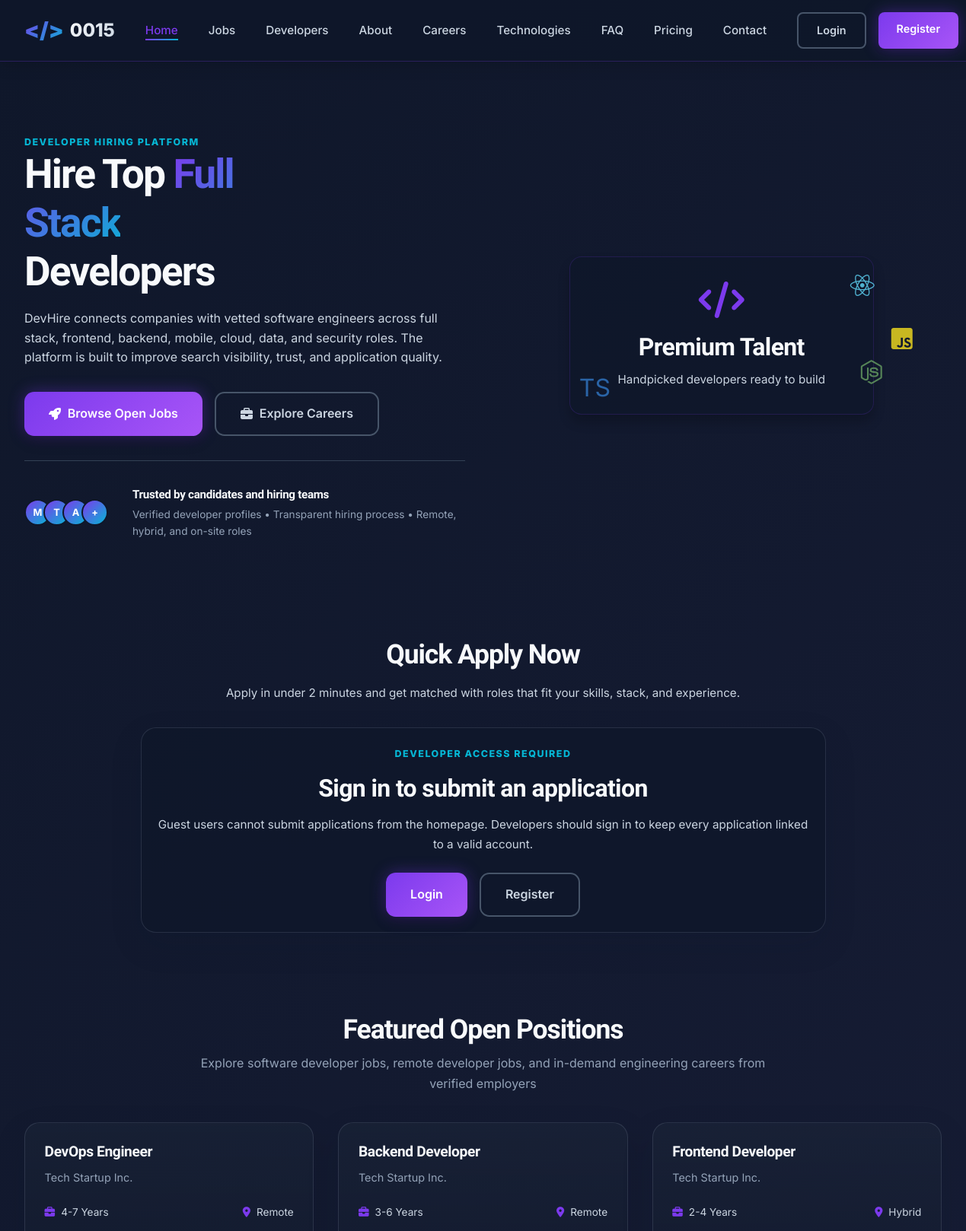
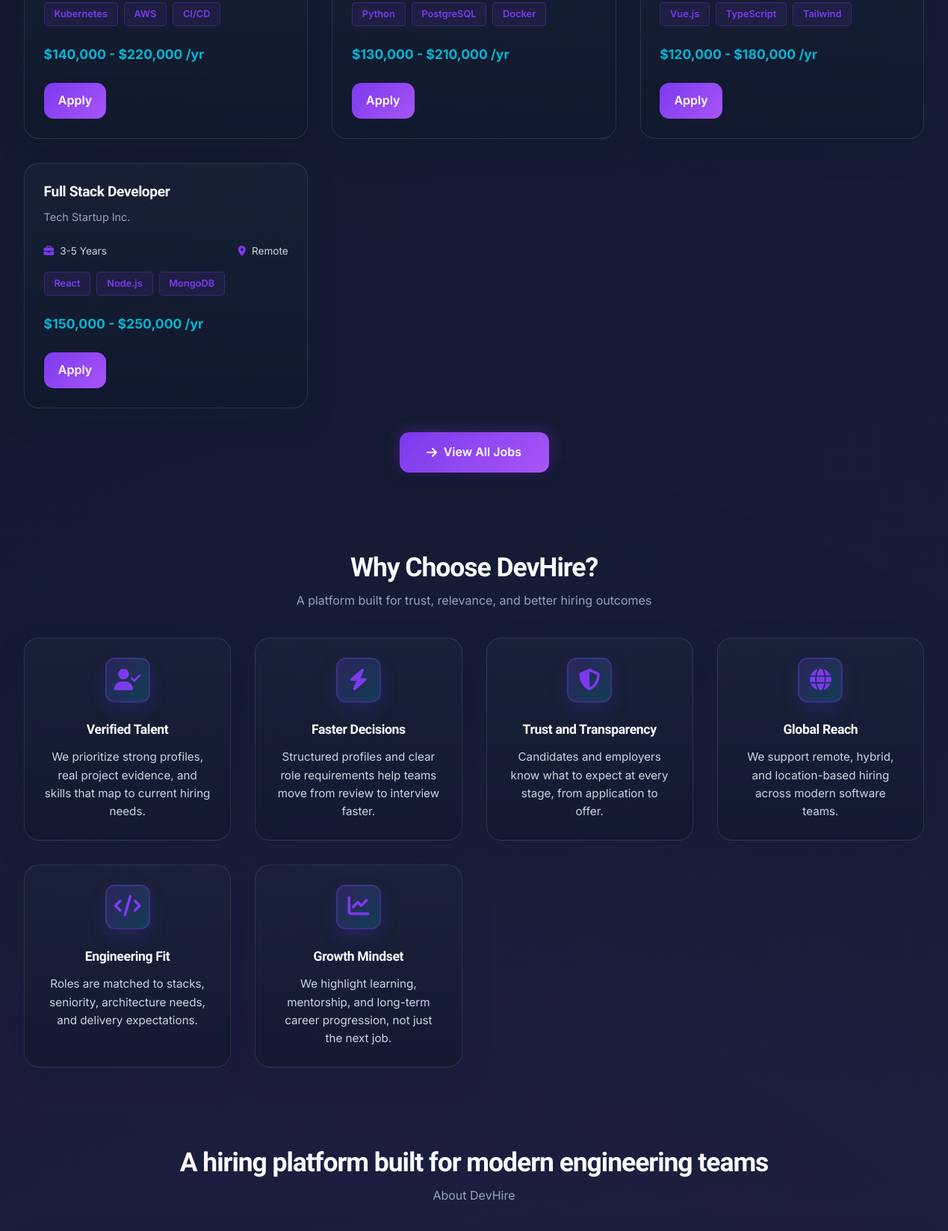
The page / (upper part) on the database its author committed (2 pictures, top to bottom).
### tables this page shows
CREATE TABLE jobs (
    id INT PRIMARY KEY AUTO_INCREMENT,
    title VARCHAR(255) NOT NULL,
    company_id INT NOT NULL,
    description LONGTEXT NOT NULL,
    requirements LONGTEXT NOT NULL,
    salary_min INT DEFAULT NULL,
    salary_max INT DEFAULT NULL,
    experience_level VARCHAR(50) DEFAULT NULL,
    job_type ENUM('full-time', 'part-time', 'contract', 'freelance') NOT NULL DEFAULT 'full-time',
    work_mode ENUM('remote', 'hybrid', 'on-site') NOT NULL DEFAULT 'remote',
    location VARCHAR(255) DEFAULT NULL,
    tech_stack LONGTEXT DEFAULT NULL,
    applications_count INT NOT NULL DEFAULT 0,
    status ENUM('active', 'inactive', 'closed') NOT NULL DEFAULT 'active',
    featured BOOLEAN NOT NULL DEFAULT FALSE,
    created_at TIMESTAMP NOT NULL DEFAULT CURRENT_TIMESTAMP,
    updated_at TIMESTAMP NOT NULL DEFAULT CURRENT_TIMESTAMP ON UPDATE CURRENT_TIMESTAMP,
    CONSTRAINT fk_jobs_company FOREIGN KEY (company_id) REFERENCES users(id) ON DELETE CASCADE,
    INDEX idx_status (status),
    INDEX idx_company (company_id),
    INDEX idx_featured (featured),
    FULLTEXT INDEX ft_title_description (title, description)
);

### includes/helpers.php (called while the page is built, shortened)
<?php
function appUrl(string $path = ''): string
{
    $normalizedPath = ltrim($path, '/');
    $baseUrl = APP_BASE_URL !== '' ? rtrim(APP_BASE_URL, '/') : '';
    return ($baseUrl !== '' ? $baseUrl : '') . '/' . $normalizedPath;
}
function escape($value): string
{
    return htmlspecialchars((string) $value, ENT_QUOTES, 'UTF-8');
}
function isLoggedIn(): bool
{
    return !empty($_SESSION['user_id']) || !empty($_SESSION['admin_id']);
}
function normalizeRoleName(?string $role): string
{
    $normalized = strtolower(trim((string) $role));
    return $normalized;
}
function currentUserRole(): string
{
    $role = normalizeRoleName($_SESSION['user_role'] ?? $_SESSION['role'] ?? '');
    $adminRole = currentAdminRole();
    return '';
}
function currentAdminRole(): string
{
    return strtolower((string) ($_SESSION['admin_role'] ?? ''));
}
function isDeveloper(): bool
{
    return currentUserRole() === 'developer';
}
?>

### index.php (the view, shortened to what this page needs)
<?php
require_once 'config/db.php';
require_once 'includes/helpers.php';
$homeCopy = devhire_home_copy();
$heroTitleRaw = (string) ($homeCopy['hero']['title'] ?? '');
$heroTitleEscaped = htmlspecialchars($heroTitleRaw, ENT_QUOTES, 'UTF-8');
$heroTitleWithHighlight = preg_replace('/\bFull Stack\b/i', '<span class="highlight">$0</span>', $heroTitleEscaped, 1);
$currentName = currentUserName();
$currentEmail = currentUserEmail();
$canQuickApply = isDeveloper();
$featuredJobs = [];
$cacheKey = 'featured_jobs_cache';
$cacheTime = 300;
if (isset($_SESSION[$cacheKey]) && isset($_SESSION[$cacheKey . '_time']) && (time() - $_SESSION[$cacheKey . '_time']) < $cacheTime) {
    $featuredJobs = $_SESSION[$cacheKey];
} else {
    $featuredStmt = $conn->prepare("SELECT j.id, j.title, j.description, j.salary_min, j.salary_max, j.experience_level, j.job_type, j.work_mode, j.location, j.tech_stack, COALESCE(u.company_name, u.fullName, 'Company') AS company_name FROM jobs j LEFT JOIN users u ON u.id = j.company_id WHERE j.status = ? ORDER BY j.featured DESC, j.created_at DESC LIMIT 4");
    $featuredStatus = 'active';
    $featuredStmt->bind_param('s', $featuredStatus);
    $featuredStmt->execute();
    $featuredJobs = $featuredStmt->get_result()->fetch_all(MYSQLI_ASSOC);
}
include 'includes/header.php';
include 'includes/navbar.php';
?>
    <section class="hero">
        <div class="hero-content">
            <span class="eyebrow"><?= htmlspecialchars($homeCopy['hero']['eyebrow'], ENT_QUOTES, 'UTF-8') ?></span>
            <h1><?= $heroTitleWithHighlight ?></h1>
            <p class="hero-subtitle"><?= htmlspecialchars($homeCopy['hero']['lead'], ENT_QUOTES, 'UTF-8') ?></p>
            <div class="hero-buttons">
                <a href="<?= appUrl($homeCopy['hero']['primary_cta']['url']) ?>" class="btn-primary">
                    <i class="fas fa-rocket"></i> <?= htmlspecialchars($homeCopy['hero']['primary_cta']['label'], ENT_QUOTES, 'UTF-8') ?>
                </a>
                <a href="<?= appUrl($homeCopy['hero']['secondary_cta']['url']) ?>" class="btn-secondary">
                    <i class="fas fa-briefcase"></i> <?= htmlspecialchars($homeCopy['hero']['secondary_cta']['label'], ENT_QUOTES, 'UTF-8') ?>
                </a>
            </div>
            <div class="trust-badge">
                <div class="trust-avatars">
                    <div class="avatar">M</div>
                    <div class="avatar">T</div>
                    <div class="avatar">A</div>
                    <div class="avatar">+</div>
                </div>
                <div class="trust-text">
                    <h4>Trusted by candidates and hiring teams</h4>
                    <p><?= htmlspecialchars(implode(' • ', $homeCopy['hero']['trust_points']), ENT_QUOTES, 'UTF-8') ?></p>
                </div>
            </div>
        </div>
        <div class="hero-illustration">
            <div class="hero-card">
                <div class="floating-icons">
                    <div class="floating-icon icon-react">
                        <i class="fab fa-react"></i>
                    </div>
                    <div class="floating-icon icon-js">
                        <i class="fab fa-js-square"></i>
                    </div>
                    <div class="floating-icon icon-ts">
                        TS
                    </div>
                    <div class="floating-icon icon-node">
                        <i class="fab fa-node-js"></i>
                    </div>
                </div>
                <div class="hero-card-copy">
                    <i class="fas fa-code hero-card-icon"></i>
                    <h3>Premium Talent</h3>
                    <p class="hero-card-subtitle">Handpicked developers ready to build</p>
                </div>
            </div>
        </div>
    </section>
    <section class="quick-apply">
        <h2>Quick Apply Now</h2>
        <p class="quick-apply-subtitle">Apply in under 2 minutes and get matched with roles that fit your skills, stack, and experience.</p>
        <?php if ($canQuickApply): ?>
        <form class="apply-form" method="POST" action="<?= appUrl('handlers/apply.php') ?>" enctype="multipart/form-data">
            <?= csrfField() ?>
            <input type="hidden" name="redirect_to" value="index.php#quick-apply">
            <div class="form-group">
                <label for="fullName">Full Name</label>
                <input type="text" id="full_name" name="full_name" placeholder="Enter your full name" value="<?= escape($currentName) ?>" required>
            </div>
            <div class="form-group">
                <label for="email">Email Address</label>
                <input type="email" id="email" name="email" placeholder="Enter your email" value="<?= escape($currentEmail) ?>" required>
            </div>
            <div class="form-group">
                <label for="phone">Phone Number</label>
                <input type="tel" id="phone" name="phone" placeholder="Enter your phone number" required>
            </div>
            <div class="form-group">
                <label for="experience">Experience</label>
                <select id="experience" name="experience" required>
                    <option value="">Select experience</option>
                    <option value="0-1">0-1 Years</option>
                    <option value="1-3">1-3 Years</option>
                    <option value="3-5">3-5 Years</option>
                    <option value="5-10">5-10 Years</option>
                    <option value="10+">10+ Years</option>
                </select>
            </div>
            <div class="form-group">
                <label for="techStack">Tech Stack</label>
                <select id="tech_stack" name="tech_stack" required>
                    <option value="">Select tech stack</option>
                    <option value="full-stack">Full Stack</option>
                    <option value="frontend">Frontend</option>
                    <option value="backend">Backend</option>
                    <option value="devops">DevOps</option>
                </select>
            </div>
            <div class="form-group">
                <label for="job_position">Desired Position</label>
                <select id="job_position" name="job_position" required>
                    <option value="">Select a position</option>
                    <option value="Full Stack Developer">Full Stack Developer</option>
                    <option value="Frontend Developer">Frontend Developer</option>
                    <option value="Backend Developer">Backend Developer</option>
                    <option value="DevOps Engineer">DevOps Engineer</option>
                </select>
            </div>
            <div class="form-group">
                <label for="portfolio_url">Portfolio URL</label>
                <input type="url" id="portfolio_url" name="portfolio_url" placeholder="https://yourportfolio.com">
            </div>
            <div class="form-group">
                <label for="resume">Upload Resume</label>
                <input type="file" id="resume" name="resume" accept=".pdf,.doc,.docx" onchange="DevHire.handleFileUpload(this)">
            </div>
            <button type="submit" class="btn-submit">
                <i class="fas fa-paper-plane"></i> Apply Now
            </button>
        </form>
        <?php else: ?>
            <div class="panel quick-apply-lock-card">
                <span class="eyebrow">Developer Access Required</span>
                <h3 class="quick-apply-lock-title">Sign in to submit an application</h3>
                <p class="quick-apply-lock-copy">
                    Guest users cannot submit applications from the homepage. Developers should sign in to keep every application linked to a valid account.
                </p>
                <?php if (isLoggedIn() && !isDeveloper()): ?>
                    <p class="quick-apply-lock-note">Your current role is <?= escape(ucfirst($currentRole ?: 'user')) ?>, so application submission is disabled for this account.</p>
                    <div class="quick-apply-lock-actions">
                        <a href="<?= appUrl(roleDashboardPath()) ?>" class="btn-primary">Go to Dashboard</a>
                        <a href="<?= appUrl('pages/jobs.php') ?>" class="btn-secondary">Browse Jobs</a>
                    </div>
                <?php else: ?>
                    <div class="quick-apply-lock-actions">
                        <a href="<?= appUrl('pages/login.php') ?>" class="btn-primary">Login</a>
                        <a href="<?= appUrl('pages/register.php') ?>" class="btn-secondary">Register</a>
                    </div>
                <?php endif; ?>
            </div>
        <?php endif; ?>
    </section>
    <section class="featured-jobs">
        <div class="section-title">
            <h2>Featured Open Positions</h2>
            <p>Explore software developer jobs, remote developer jobs, and in-demand engineering careers from verified employers</p>
        </div>
        <div class="jobs-grid">
            <?php if (!empty($featuredJobs)): ?>
                <?php foreach ($featuredJobs as $job): ?>
                    <div class="job-card">
                        <div class="job-header">
                            <h3 class="job-title"><?= escape($job['title'] ?? 'Untitled role') ?></h3>
                            <p class="job-company"><?= escape($job['company_name'] ?? 'Company') ?></p>
                        </div>
                        <div class="job-details">
                            <div class="job-meta">
                                <span class="meta-item">
                                    <i class="fas fa-briefcase"></i> <?= escape($job['experience_level'] ?? 'Not specified') ?>
                                </span>
                                <span class="meta-item">
                                    <i class="fas fa-map-marker-alt"></i> <?= escape(ucfirst((string) ($job['work_mode'] ?? 'remote'))) ?>
                                </span>
                            </div>
                            <div class="job-tags">
                                <?php foreach (array_slice(array_filter(array_map('trim', explode(',', (string) ($job['tech_stack'] ?? '')))), 0, 3) as $tech): ?>
                                    <span class="tag"><?= escape($tech) ?></span>
                                <?php endforeach; ?>
                            </div>
                            <div class="job-salary">
                                <?= !empty($job['salary_min']) || !empty($job['salary_max']) ? '$' . number_format((int) ($job['salary_min'] ?? 0)) . ' - $' . number_format((int) ($job['salary_max'] ?? $job['salary_min'] ?? 0)) . ' /yr' : 'Salary hidden' ?>
                            </div>
                        </div>
                        <div class="job-footer">
                            <a href="<?= appUrl('pages/apply.php?job_id=' . (int) $job['id']) ?>" class="btn-apply-job">Apply</a>
                        </div>
                    </div>
                <?php endforeach; ?>
            <?php else: ?>
                <div class="empty-state">No active jobs are available right now.</div>
            <?php endif; ?>
        </div>
        <div class="section-cta">
            <a href="<?= appUrl('pages/jobs.php') ?>" class="btn-primary">
                <i class="fas fa-arrow-right"></i> View All Jobs
            </a>
        </div>
    </section>
    <section class="why-choose">
        <div class="section-title">
            <h2>Why Choose DevHire?</h2>
            <p>A platform built for trust, relevance, and better hiring outcomes</p>
        </div>
        <div class="features-grid">
            <?php foreach ($homeCopy['why_choose'] as $card): ?>
                <div class="feature-card">
                    <div class="feature-icon">
                        <i class="<?= htmlspecialchars($card['icon'], ENT_QUOTES, 'UTF-8') ?>"></i>
                    </div>
                    <h3 class="feature-title"><?= htmlspecialchars($card['title'], ENT_QUOTES, 'UTF-8') ?></h3>
                    <p class="feature-description"><?= htmlspecialchars($card['copy'], ENT_QUOTES, 'UTF-8') ?></p>
                </div>
            <?php endforeach; ?>
        </div>
    </section>
    <section class="featured-jobs">
        <div class="section-title">
            <h2><?= htmlspecialchars($homeCopy['about']['title'], ENT_QUOTES, 'UTF-8') ?></h2>
            <p><?= htmlspecialchars($homeCopy['about']['eyebrow'], ENT_QUOTES, 'UTF-8') ?></p>
        </div>
    </section>
<?php
include 'includes/footer.php'; ?>

### index.php (style rules this page uses)
.hero { min-height: 88vh; padding: 3.5rem 2rem 2.5rem; }
.hero-content h1 { max-width: 11ch; }
.hero-buttons { margin-bottom: 2rem; }
.quick-apply, .featured-jobs, .why-choose, .timeline-section, .stats-section, .testimonials-section, .technologies-section { padding-top: 3.25rem; padding-bottom: 3.25rem; }
.quick-apply { max-width: 1180px; margin: 0 auto; padding-left: 2rem; padding-right: 2rem; }
.quick-apply h2, .section-title h2, .cta-content h2 { font-size: clamp(1.7rem, 2.8vw, 2.45rem); letter-spacing: -0.03em; }
.section-title { margin-bottom: 2.25rem; }
.section-title p { max-width: 760px; margin: 0.5rem auto 0; line-height: 1.7; }
.job-card, .feature-card, .stat-card, .testimonial-card, .tech-item, .quick-apply-lock-card { border-radius: 1.25rem; border-color: rgba(148, 163, 184, 0.18); box-shadow: 0 16px 40px rgba(15, 23, 42, 0.16); }
.job-card, .feature-card, .stat-card, .testimonial-card { background: linear-gradient(180deg, rgba(30, 41, 59, 0.42), rgba(15, 23, 42, 0.58)); }
.job-card, .feature-card, .testimonial-card { backdrop-filter: blur(14px); }
.job-card { padding: 1.6rem; }
.feature-card { padding: 1.6rem; }
.feature-icon, .tech-icon, .testimonial-avatar, .timeline-step { box-shadow: 0 10px 24px rgba(79, 70, 229, 0.18); }
.section-cta { margin-top: 2rem; text-align: center; }
.section-cta .btn-primary { min-width: 200px; }

### rows shown on the page
jobs: title "DevOps Engineer", company_name "Tech Startup Inc.", experience_level "4-7 Years", work_mode "Remote", tech_stack "Kubernetes", tech_stack "AWS", tech_stack "CI/CD", salary_min "140,000", salary_max "220,000"
jobs: title "Backend Developer", company_name "Tech Startup Inc.", experience_level "3-6 Years", work_mode "Remote", tech_stack "Python", tech_stack "PostgreSQL", tech_stack "Docker", salary_min "130,000", salary_max "210,000"
jobs: title "Frontend Developer", company_name "Tech Startup Inc.", experience_level "2-4 Years", work_mode "Hybrid", tech_stack "Vue.js", tech_stack "TypeScript", tech_stack "Tailwind", salary_min "120,000", salary_max "180,000"
jobs: title "Full Stack Developer", company_name "Tech Startup Inc.", experience_level "3-5 Years", work_mode "Remote", tech_stack "React", tech_stack "Node.js", tech_stack "MongoDB", salary_min "150,000", salary_max "250,000"

### other values the page prints
$siteName "0015"
$homeCopy['hero']['eyebrow'] "DEVELOPER HIRING PLATFORM"
$homeCopy['hero']['primary_cta']['label'] "Browse Open Jobs"
$homeCopy['hero']['secondary_cta']['label'] "Explore Careers"
implode(' • ', $homeCopy['hero']['trust_points']) "Verified developer profiles • Transparent hiring process • Remote, hybrid, and on-site roles"
$card['title'] "Verified Talent"
$card['copy'] "We prioritize strong profiles, real project evidence, and skills that map to current hiring needs."
$card['title'] "Faster Decisions"
$card['copy'] "Structured profiles and clear role requirements help teams move from review to interview faster."
$card['title'] "Trust and Transparency"
$card['copy'] "Candidates and employers know what to expect at every stage, from application to offer."
$card['title'] "Global Reach"
$card['copy'] "We support remote, hybrid, and location-based hiring across modern software teams."
$card['title'] "Engineering Fit"
$card['copy'] "Roles are matched to stacks, seniority, architecture needs, and delivery expectations."
